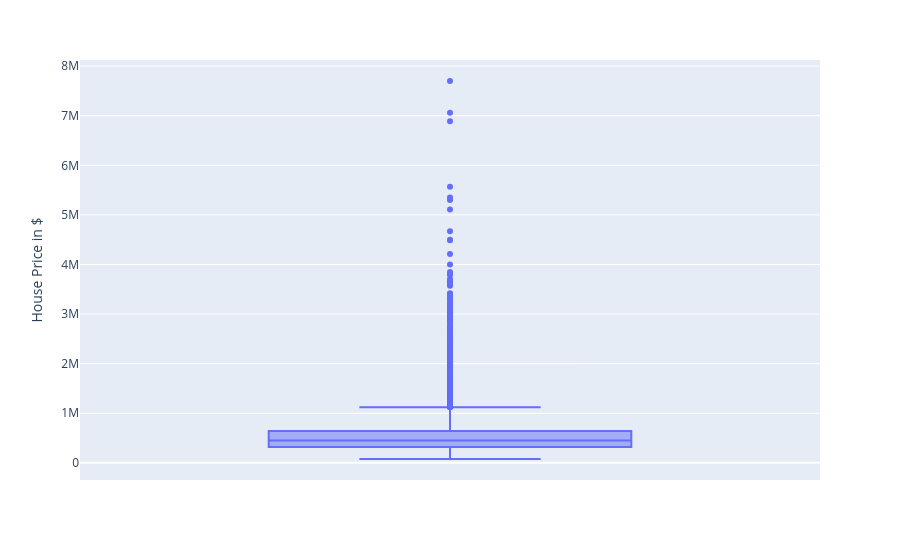

The notebook cell saved with this chart:
### Markdown cell above
Histograms help us understand both the overall distribution and the rough shape of each variable.

Findings:
- `price` is right-skewed, with a small number of very expensive houses stretching the distribution.
- More than 5000 houses have 2.5 bathrooms. In the U.S., `.5` typically indicates a toilet room without a shower.
- Most houses have between 2 and 5 bedrooms, with 3 bedrooms being the most common.
- Most houses have only one floor.
- Most houses have a grade between 6 and 10 on the 1 to 13 scale.
- Very few houses were built or renovated between 1930 and 1940. Construction increases noticeably after that period.
- `sqft_living` is also somewhat right-skewed.
- Extreme lot sizes distort the lot-area histogram, which makes the main distribution harder to see.

Another useful view is the box plot, which displays the same summary statistics graphically.

### Code cell
# Plot box plots.
fig = px.box(kc_data, y="price", labels={"price": "House Price in $"})
fig.show()
fig.write_image("price_boxplot.png")

### Figure 1 — Plotly figure (JSON) as saved in the notebook; plotly's stock layout.template omitted (floating-point values rounded to 4 significant figures; data arrays with more than 128 entries replaced by an {"elided": "..."} marker saying what was removed)
{"data": [{"alignmentgroup": "True", "hovertemplate": "House Price in $=%{y}<extra></extra>", "legendgroup": "", "marker": {"color": "#636efa"}, "name": "", "notched": false, "offsetgroup": "", "orientation": "v", "showlegend": false, "type": "box", "x0": " ", "xaxis": "x", "y": {"elided": "21596 float values"}, "y0": " ", "yaxis": "y"}], "layout": {"boxmode": "group", "legend": {"tracegroupgap": 0}, "margin": {"t": 60}, "xaxis": {"anchor": "y", "domain": [0, 1]}, "yaxis": {"anchor": "x", "domain": [0, 1], "title": {"text": "House Price in $"}}}}
